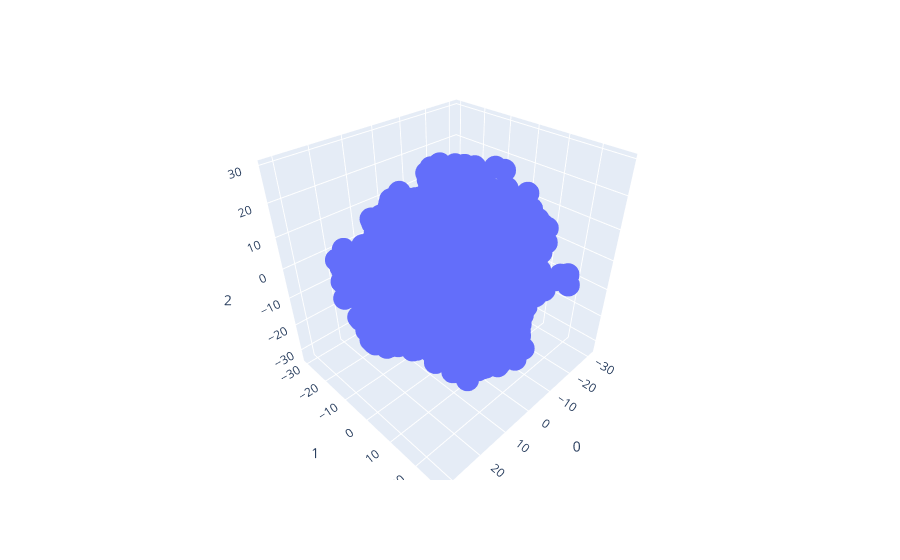

Write notebook code for a chart like this one.
### Markdown cell above
Reduce the dimensions of the digits dataset from 64 to 3, then create a scatter plot for the 3 principle components

### Code cell
# Please provide your solution here
import plotly.express as px

pca = decomposition.PCA(n_components=3)
XReduced = pca.fit_transform(X)

px.scatter_3d(XReduced, x=0, y=1, z=2)

### Figure 1 — Plotly figure (JSON) as saved in the notebook; plotly's stock layout.template omitted (floating-point values rounded to 4 significant figures; data arrays with more than 128 entries replaced by an {"elided": "..."} marker saying what was removed)
{"data": [{"hovertemplate": "0=%{x}<br>1=%{y}<br>2=%{z}<extra></extra>", "legendgroup": "", "marker": {"color": "#636efa", "symbol": "circle"}, "mode": "markers", "name": "", "scene": "scene", "showlegend": false, "type": "scatter3d", "x": {"elided": "1797 float values"}, "y": {"elided": "1797 float values"}, "z": {"elided": "1797 float values"}}], "layout": {"legend": {"tracegroupgap": 0}, "margin": {"t": 60}, "scene": {"domain": {"x": [0, 1], "y": [0, 1]}, "xaxis": {"title": {"text": "0"}}, "yaxis": {"title": {"text": "1"}}, "zaxis": {"title": {"text": "2"}}}}}
